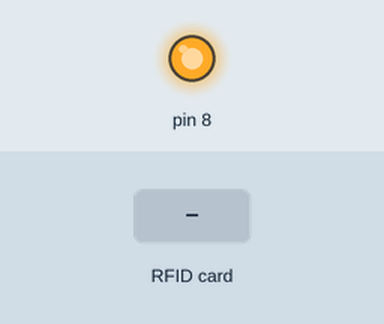
Recording of a sketch running on a simulated Arduino Uno, built with avr-gcc and run on an emulated ATmega328P. Shown: output pins drawn as LEDs (lit = HIGH). The test bench sets the inputs (shaded band). Pins used as bus, display or sensor lines are not drawn.

Above: at 1.2 s.
1.3 s: RFID card 01 02 03 04 held to the reader
At 2.0 s:
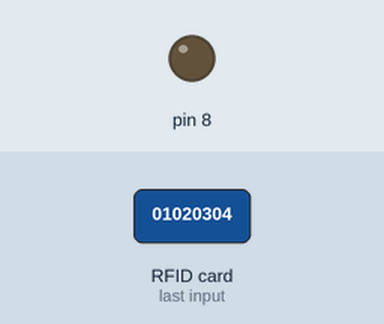
2.8 s: RFID card F5 3A CC 65 held to the reader
At 5.5 s:
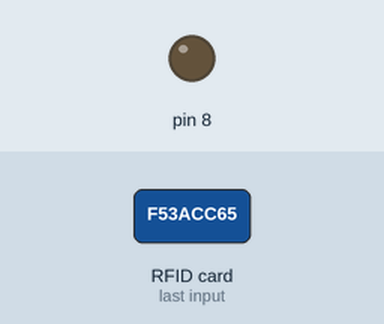
5.8 s: RFID card F9 CB 76 0D held to the reader
At 11.5 s:
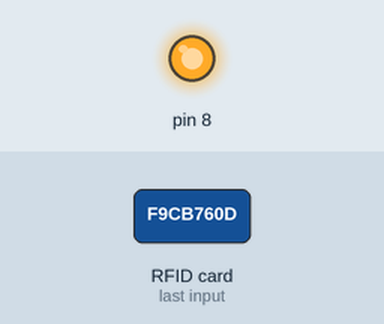
Timing chart, 0 to 13.0 s (numbered marks = the images above; inputs shaded):
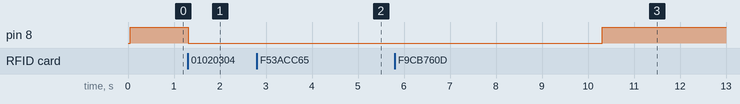

Measured:
- after the input at 1.3 s, pin 8: HIGH → LOW at once
- after the input at 2.8 s, pin 8: stays LOW (without the input it goes to HIGH after 1.5 s)
- after the input at 5.8 s, pin 8: LOW → HIGH after 4.5 s instead of 1.5 s

The sketch:

acceso.ino
```cpp
#include <SPI.h>
#include <MFRC522.h>

#define RST_PIN  9    //Pin 9 para el reset del RC522
#define SS_PIN  10   //Pin 10 para el SS (SDA) del RC522
MFRC522 mfrc522(SS_PIN, RST_PIN); ///Creamos el objeto para el RC522

void setup() {
  //Serial.begin(9600); //Iniciamos La comunicacion serial
  SPI.begin();        //Iniciamos el Bus SPI
  mfrc522.PCD_Init(); // Iniciamos el MFRC522
  pinMode(8, OUTPUT);
  digitalWrite(8, HIGH);
  //Serial.println("Control de acceso:");
}

byte ActualUID[4]; //almacenará el código del Tag leído
byte Usuario1[4]= {0x1, 0x2, 0x3, 0x4} ; //código del usuario 1
byte Usuario2[4]= {0xF5, 0x3A, 0xCC, 0x65} ; //código del usuario 2 F5 3A CC 65

byte Usuario3[4]= {0xF9, 0xCB, 0x76, 0x0D} ; //CODIGO USUARIO OSCAR F9 CB 76 0D

void loop() {
  // Revisamos si hay nuevas tarjetas  presentes
  if ( mfrc522.PICC_IsNewCardPresent())
        {
      //Seleccionamos una tarjeta
            if ( mfrc522.PICC_ReadCardSerial())
            {
                  // Enviamos serialemente su UID
                 // Serial.print(F("Card UID:"));
                  for (byte i = 0; i < mfrc522.uid.size; i++) {
                          //Serial.print(mfrc522.uid.uidByte[i] < 0x10 ? " 0" : " ");
                          //Serial.print(mfrc522.uid.uidByte[i], HEX);
                          ActualUID[i]=mfrc522.uid.uidByte[i];
                  }
                  //Serial.print("     ");
                  //comparamos los UID para determinar si es uno de nuestros usuarios
                  if(compareArray(ActualUID,Usuario1)){
                     //Serial.println("Acceso concedido Bienvenido...");
                    digitalWrite(8, LOW);   // turn the LED on (HIGH is the voltage level)
                    delay(3000);                       // wait for a second
                    digitalWrite(8, HIGH);
                  }
                  else if(compareArray(ActualUID,Usuario2)){
                    //Serial.println("Acceso concedido Bienvenido...");
                    digitalWrite(8, LOW);   // turn the LED on (HIGH is the voltage level)
                    delay(3000);                       // wait for a second
                    digitalWrite(8, HIGH);
                  }
                   else if(compareArray(ActualUID,Usuario3)){
                     //Serial.println("Acceso concedido Bienvenido...");
                    digitalWrite(8, LOW);   // turn the LED on (HIGH is the voltage level)
                    delay(3000);                       // wait for a second
                    digitalWrite(8, HIGH);


                    }else
                    //Serial.println("Acceso denegado...");

                  // Terminamos la lectura de la tarjeta tarjeta  actual
                  mfrc522.PICC_HaltA();

            }

  }

}

//Función para comparar dos vectores
 boolean compareArray(byte array1[],byte array2[])
{
  if(array1[0] != array2[0])return(false);
  if(array1[1] != array2[1])return(false);
  if(array1[2] != array2[2])return(false);
  if(array1[3] != array2[3])return(false);
  return(true);
}
```
